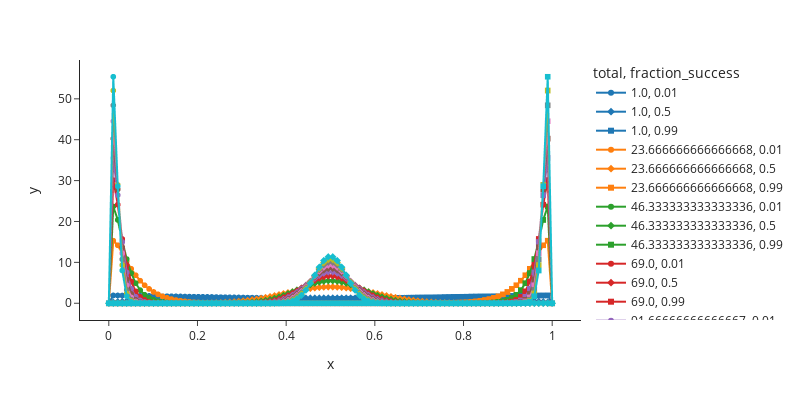

The notebook cell this image was saved under:
### Code cell
px.line(df, x='x', y='y', height=400, width=800, symbol='fraction_success', color='total', template='simple_white',)
